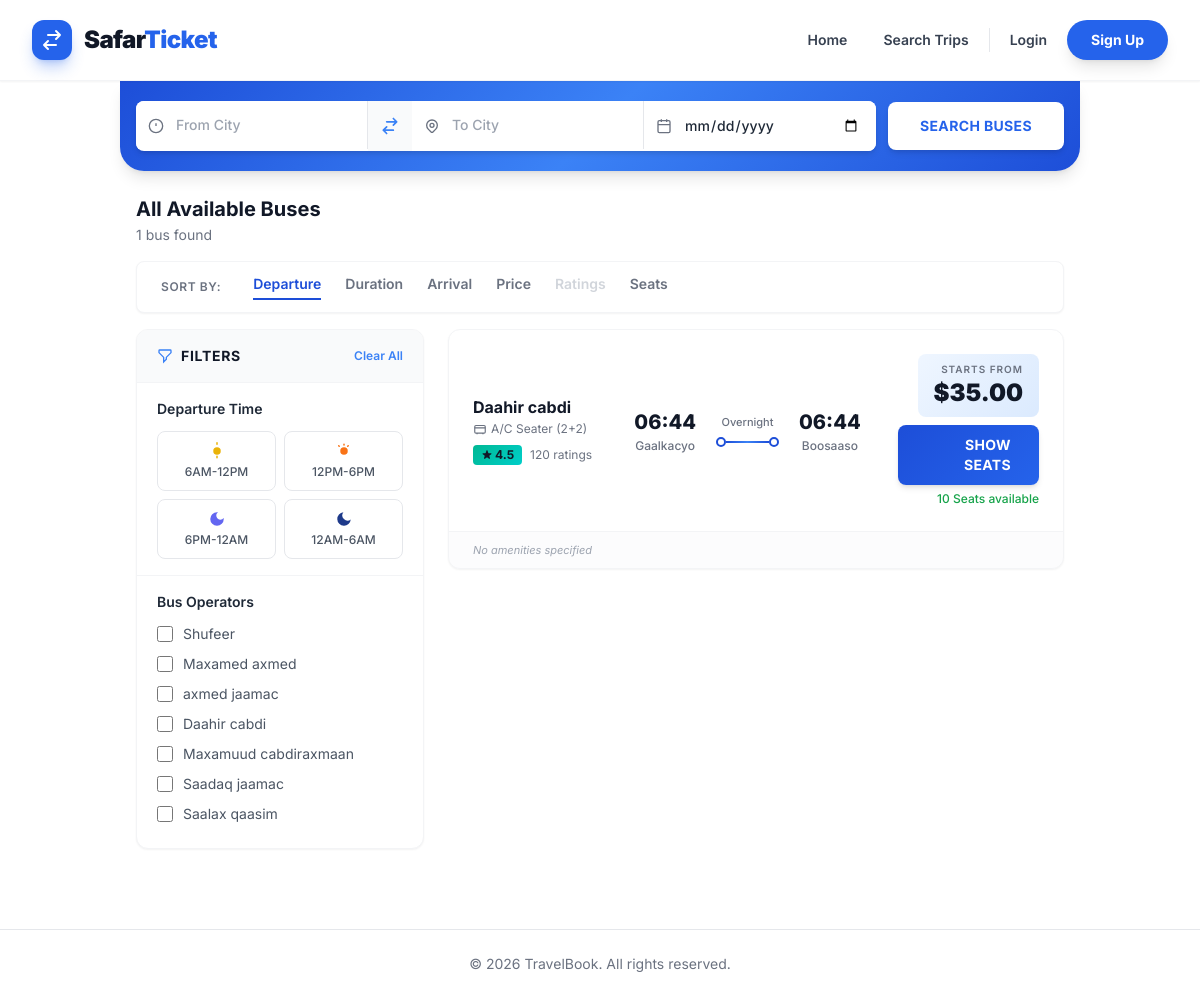
Before: /listing/search/ with the older database file.
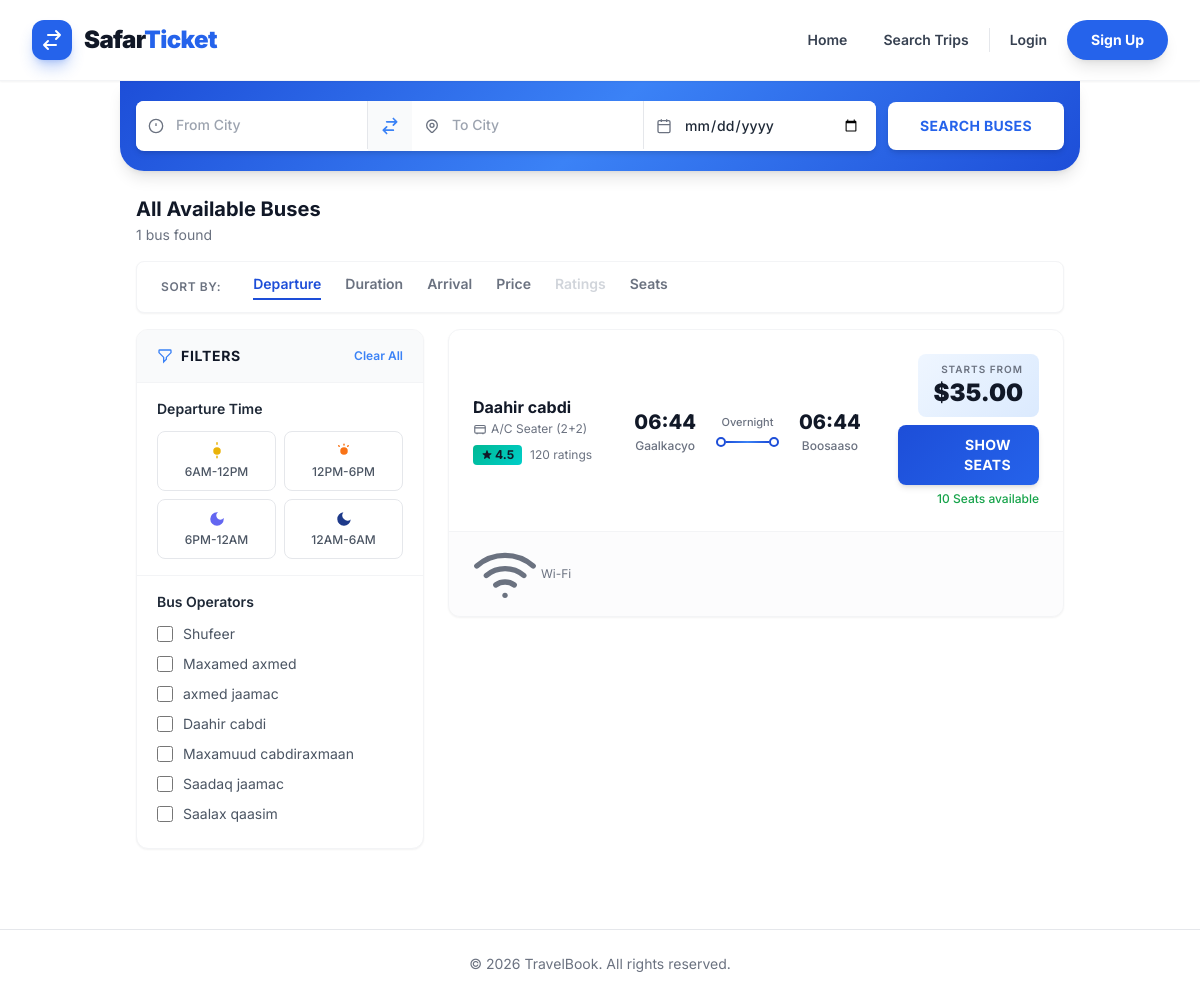
After: the same page with the newer database file.
### listing/models.py (models this page shows, shortened)
class BusOperator(models.Model):
    name = models.CharField(max_length=255)
    contact_email = models.EmailField()
    phone_number = models.CharField(max_length=20)
    created_at = models.DateTimeField(auto_now_add=True)

class Trip(models.Model):
    bus = models.ForeignKey(Bus, on_delete=models.CASCADE, related_name='trips')
    route = models.ForeignKey(Route, on_delete=models.CASCADE, related_name='trips')
    departure_time = models.DateTimeField()
    arrival_time = models.DateTimeField()
    price = models.DecimalField(max_digits=10, decimal_places=2)
    def get_booked_seats(self):
        return Seat.objects.filter(booking__trip=self, booking__status__in=['CONFIRMED', 'PENDING'])
    def get_available_seats(self):
        booked_seats = self.get_booked_seats()
        return self.bus.seats.exclude(id__in=booked_seats.values_list('id', flat=True))

class Bus(models.Model):
    operator = models.ForeignKey(BusOperator, on_delete=models.CASCADE, related_name='buses')
    registration_number = models.CharField(max_length=50, unique=True)
    capacity = models.PositiveIntegerField()
    bus_type = models.CharField(max_length=50, default="A/C Seater (2+2)")
    amenities = models.ManyToManyField(Amenity, blank=True)
    class Meta:
        verbose_name_plural = "Buses"

class Route(models.Model):
    origin = models.CharField(max_length=255)
    destination = models.CharField(max_length=255)

class Amenity(models.Model):
    name = models.CharField(max_length=50)
    icon_svg = models.TextField(help_text="SVG code for the icon", blank=True, null=True)
    class Meta:
        verbose_name_plural = "Amenities"

### listing/views.py (the view, shortened to what this page needs)
# urls.py: path('search/', views.trip_search_view, name='search'),
def trip_search_view(request):
    origin = request.GET.get('origin', '')
    destination = request.GET.get('destination', '')
    date_str = request.GET.get('date', '')
    time_filter = request.GET.getlist('time_filter') # e.g. ['morning', 'afternoon']
    operator_filter = request.GET.getlist('operator_filter') # e.g. ['1', '3']
    sort_by = request.GET.get('sort_by', 'departure_time')
    trips = Trip.objects.filter(departure_time__gte=timezone.now())
    if origin:
        trips = trips.filter(route__origin__icontains=origin)
    if destination:
        trips = trips.filter(route__destination__icontains=destination)
    if date_str:
        trips = trips.filter(departure_time__date=date_str)
    if operator_filter:
        trips = trips.filter(bus__operator__id__in=operator_filter)
    trips_list = list(trips)
    for trip in trips_list:
        trip.available_seats_count = trip.get_available_seats().count()
    if sort_by == 'price':
        trips_list.sort(key=lambda x: x.price)
    elif sort_by == 'duration':
        trips_list.sort(key=lambda x: (x.arrival_time - x.departure_time))
    elif sort_by == 'arrival_time':
        trips_list.sort(key=lambda x: x.arrival_time)
    elif sort_by == 'seats':
        trips_list.sort(key=lambda x: x.available_seats_count, reverse=True)
    else: # departure_time
        trips_list.sort(key=lambda x: x.departure_time)
    origins = Route.objects.values_list('origin', flat=True).distinct()
    destinations = Route.objects.values_list('destination', flat=True).distinct()
    operators = BusOperator.objects.all()
    context = {
        'trips': trips_list,
        'search_origin': origin,
        'search_destination': destination,
        'search_date': date_str,
        'selected_times': time_filter,
        'selected_operators': [int(o) for o in operator_filter if o.isdigit()],
        'sort_by': sort_by,
        'origins': origins,
        'destinations': destinations,
        'operators': operators,
    }
    return render(request, 'listing/search_results.html', context)

### listing/templates/listing/search_results.html (shortened to what the changed rows need)
{% extends 'base.html' %}
{% block content %}
<div class="max-w-6xl mx-auto px-4 mt-6 mb-4">
    <div class="flex flex-col sm:flex-row sm:items-center sm:justify-between gap-2">
        <div>
            <h1 class="text-xl font-bold text-gray-900 flex items-center gap-2">
                {% if search_origin and search_destination %}
                <span>{{ search_origin }}</span>
                <svg class="w-5 h-5 text-blue-500" fill="none" stroke="currentColor" stroke-width="2" viewBox="0 0 24 24"><path stroke-linecap="round" stroke-linejoin="round" d="M17 8l4 4m0 0l-4 4m4-4H3"/></svg>
                <span>{{ search_destination }}</span>
                {% else %}
                All Available Buses
                {% endif %}
            </h1>
        </div>
    </div>
</div>
<div class="max-w-6xl mx-auto px-4 pb-12">
    <div class="flex flex-col lg:flex-row gap-6">
        <div class="w-full lg:w-72 flex-shrink-0">
            <form id="filter-form" action="{% url 'listing:search' %}" method="GET"
                class="bg-white rounded-xl shadow-sm border border-gray-100 sticky top-24 overflow-hidden">
                <div class="flex justify-between items-center px-5 py-4 border-b border-gray-100 bg-gray-50">
                    <h2 class="font-bold text-gray-900 text-sm uppercase tracking-wider flex items-center gap-2">
                        <svg class="w-4 h-4 text-blue-500" fill="none" stroke="currentColor" stroke-width="2" viewBox="0 0 24 24"><path stroke-linecap="round" d="M3 4a1 1 0 011-1h16a1 1 0 011 1v2.586a1 1 0 01-.293.707l-6.414 6.414a1 1 0 00-.293.707V17l-4 4v-6.586a1 1 0 00-.293-.707L3.293 7.293A1 1 0 013 6.586V4z"/></svg>
                        Filters
                    </h2>
                </div>
                <div class="filter-section px-5 py-4">
                    <div class="space-y-2.5 max-h-52 overflow-y-auto pr-1">
                        {% for operator in operators %}
                        <label class="flex items-center text-sm text-gray-600 hover:text-gray-900 cursor-pointer group">
                            <input type="checkbox" name="operator_filter" value="{{ operator.id }}"
                                class="mr-2.5 w-4 h-4 rounded border-gray-300 text-blue-600 focus:ring-blue-500"
                                {% if operator.id in selected_operators %}checked{% endif %} onchange="this.form.submit()">
                            <span class="group-hover:text-blue-600 transition-colors">{{ operator.name }}</span>
                        </label>
                        {% endfor %}
                    </div>
                </div>
            </form>
        </div>
        <div class="flex-1 space-y-4">
            {% if trips %}
            {% for trip in trips %}
            <div class="bus-card bg-white rounded-xl shadow-sm border border-gray-100 overflow-hidden fade-in relative cursor-pointer group" style="animation-delay: calc({{ forloop.counter0 }} * 100ms);">
                <a href="{% url 'listing:trip_detail' trip.id %}" class="absolute inset-0 z-0"></a>
                <div class="p-5 md:p-6 relative z-10 pointer-events-none">
                    <div class="flex flex-col md:flex-row md:items-center justify-between gap-5">
                        <div class="md:w-[22%]">
                            <h3 class="font-bold text-gray-900 text-base leading-tight">{{ trip.bus.operator.name }}</h3>
                            <p class="text-xs text-gray-500 mt-1 flex items-center gap-1">
                                <svg class="w-3.5 h-3.5" fill="none" stroke="currentColor" stroke-width="2" viewBox="0 0 24 24"><rect x="3" y="6" width="18" height="13" rx="2"/><path d="M3 10h18M7 19v2M17 19v2"/></svg>
                                {{ trip.bus.bus_type }}
                            </p>
                            <div class="flex items-center gap-2 mt-2">
                                <span class="rating-badge text-gray-900 text-xs font-bold px-2 py-0.5 rounded flex items-center gap-0.5">
                                    4.5
                                </span>
                                <span class="text-xs text-gray-500">120 ratings</span>
                            </div>
                        </div>
                        <div class="md:w-[40%] flex items-center gap-3">
                            <div class="text-center min-w-[60px]">
                                <p class="text-xl font-extrabold text-gray-900">{{ trip.departure_time|time:"H:i" }}</p>
                                <p class="text-xs font-medium text-gray-500 mt-0.5">{{ trip.route.origin }}</p>
                            </div>
                            <div class="flex-1 flex flex-col items-center px-2">
                                <p class="text-[11px] text-gray-500 font-medium mb-1.5">
                                    {% if trip.arrival_time > trip.departure_time %}
                                    {{ trip.departure_time|timeuntil:trip.arrival_time }}
                                    {% else %}
                                    Overnight
                                    {% endif %}
                                </p>
                                <div class="w-full flex items-center">
                                    <div class="timeline-dot rounded-full flex-shrink-0"></div>
                                    <div class="timeline-line flex-1"></div>
                                    <div class="timeline-dot rounded-full flex-shrink-0"></div>
                                </div>
                            </div>
                            <div class="text-center min-w-[60px]">
                                <p class="text-xl font-extrabold text-gray-900">{{ trip.arrival_time|time:"H:i" }}</p>
                                <p class="text-xs font-medium text-gray-500 mt-0.5">{{ trip.route.destination }}</p>
                            </div>
                        </div>
                        <div class="md:w-[25%] flex flex-col items-end text-right">
                            <div class="price-tag rounded-lg px-4 py-2 mb-2">
                                <p class="text-[10px] text-gray-500 uppercase tracking-widest font-semibold">Starts from</p>
                                <p class="text-2xl font-black text-gray-900">${{ trip.price }}</p>
                            </div>
                            {% if trip.available_seats_count > 0 %}
                            <a href="{% url 'listing:trip_detail' trip.id %}"
                                class="view-seats-btn relative z-20 pointer-events-auto inline-block text-white font-bold py-2.5 px-7 rounded-lg text-sm shadow-md tracking-wide">
                                SHOW SEATS
                            </a>
                            <p class="text-xs mt-1.5 font-medium {% if trip.available_seats_count <= 5 %}text-blue-500 pulse-seats{% else %}text-green-600{% endif %}">
                                {{ trip.available_seats_count }} Seat{{ trip.available_seats_count|pluralize }} available
                            </p>
                            {% else %}
                            <button disabled class="bg-gray-200 text-gray-500 font-bold py-2.5 px-7 rounded-lg cursor-not-allowed text-sm">
                                SOLD OUT
                            </button>
                            {% endif %}
                        </div>
                    </div>
                </div>
                <div class="border-t border-gray-100 px-5 md:px-6 py-2.5 flex items-center justify-between bg-gray-50/50">
                    <div class="flex items-center gap-4 text-xs text-gray-500">
                        {% if trip.bus.amenities.exists %}
                            {% for amenity in trip.bus.amenities.all %}
                            <span class="flex items-center gap-1" title="{{ amenity.name }}">
                                {% if amenity.icon_svg %}
                                    {{ amenity.icon_svg|safe }}
                                {% endif %}
                                {{ amenity.name }}
                            </span>
                            {% endfor %}
                        {% else %}
                            <span class="text-gray-400 italic text-[11px]">No amenities specified</span>
                        {% endif %}
                    </div>
                </div>
            </div>
            {% endfor %}
            {% endif %}
        </div>
    </div>
</div>
{% endblock %}

Changed rows visible on the page:
shown differently, row unchanged: Trip "Daahir cabdi": no longer shows "No amenities specified"
added Amenity: name "Wi-Fi"
